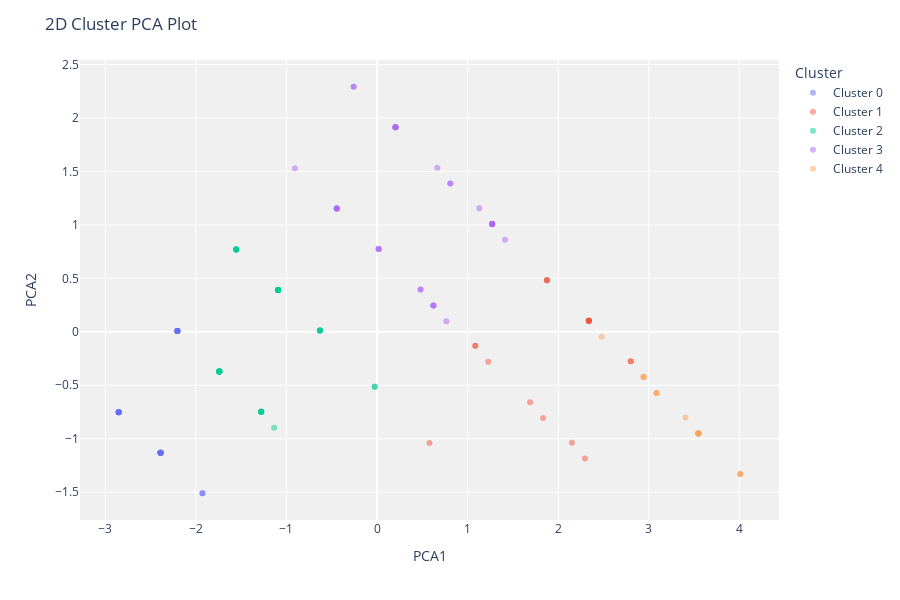

The notebook cell this image was saved under:
### Code cell
plot_model(model_kmeans, plot = 'cluster')

### Figure 1 — Plotly figure (JSON) as saved in the notebook; plotly's stock layout.template omitted (floating-point values rounded to 4 significant figures)
{"data": [{"customdata": [[null], [null], [null], [null], [null], [null], [null], [null], [null], [null], [null], [null], [null], [null], [null], [null], [null], [null], [null], [null], [null], [null], [null], [null], [null]], "hovertemplate": "Cluster=Cluster 0<br>PCA1=%{x}<br>PCA2=%{y}<br>Feature=%{customdata[0]}<extra></extra>", "legendgroup": "Cluster 0", "marker": {"color": "#636efa", "opacity": 0.5, "symbol": "circle"}, "mode": "markers", "name": "Cluster 0", "orientation": "v", "showlegend": true, "textposition": "top center", "type": "scatter", "x": [-2.39, -2.39, -2.852, -2.39, -1.927, -2.204, -2.852, -2.852, -1.927, -2.39, -2.39, -2.852, -2.852, -2.204, -2.39, -2.204, -2.39, -2.39, -2.204, -2.852, -2.204, -2.204, -2.852, -2.204, -2.39], "xaxis": "x", "y": [-1.131, -1.131, -0.7528, -1.131, -1.51, 0.008355, -0.7528, -0.7528, -1.51, -1.131, -1.131, -0.7528, -0.7528, 0.008355, -1.131, 0.008355, -1.131, -1.131, 0.008355, -0.7528, 0.008355, 0.008355, -0.7528, 0.008355, -1.131], "yaxis": "y"}, {"customdata": [[null], [null], [null], [null], [null], [null], [null], [null], [null], [null], [null], [null], [null], [null], [null], [null], [null], [null], [null]], "hovertemplate": "Cluster=Cluster 1<br>PCA1=%{x}<br>PCA2=%{y}<br>Feature=%{customdata[0]}<extra></extra>", "legendgroup": "Cluster 1", "marker": {"color": "#EF553B", "opacity": 0.5, "symbol": "circle"}, "mode": "markers", "name": "Cluster 1", "orientation": "v", "showlegend": true, "textposition": "top center", "type": "scatter", "x": [1.085, 2.338, 2.152, 1.876, 2.338, 2.801, 2.338, 2.338, 2.338, 1.085, 1.832, 0.5792, 1.876, 2.801, 1.69, 1.876, 2.295, 2.338, 1.228], "xaxis": "x", "y": [-0.1313, 0.1032, -1.036, 0.4816, 0.1032, -0.2752, 0.1032, 0.1032, 0.1032, -0.1313, -0.8063, -1.041, 0.4816, -0.2752, -0.658, 0.4816, -1.185, 0.1032, -0.2796], "yaxis": "y"}, {"customdata": [[null], [null], [null], [null], [null], [null], [null], [null], [null], [null], [null], [null], [null], [null], [null], [null], [null], [null], [null], [null], [null], [null], [null], [null], [null], [null], [null], [null], [null], [null], [null], [null], [null], [null], [null], [null], [null], [null], [null], [null], [null]], "hovertemplate": "Cluster=Cluster 2<br>PCA1=%{x}<br>PCA2=%{y}<br>Feature=%{customdata[0]}<extra></extra>", "legendgroup": "Cluster 2", "marker": {"color": "#00cc96", "opacity": 0.5, "symbol": "circle"}, "mode": "markers", "name": "Cluster 2", "orientation": "v", "showlegend": true, "textposition": "top center", "type": "scatter", "x": [-1.093, -1.741, -1.741, -1.555, -1.279, -1.279, -1.555, -1.093, -1.093, -1.093, -1.741, -1.741, -1.279, -1.093, -1.279, -1.093, -1.136, -1.279, -1.093, -1.555, -1.555, -0.02559, -1.741, -1.093, -0.6304, -1.555, -1.741, -1.741, -0.6304, -1.555, -1.093, -1.093, -1.741, -0.6304, -0.6304, -1.279, -1.741, -1.093, -0.02559, -1.741, -0.6304], "xaxis": "x", "y": [0.3911, -0.3701, -0.3701, 0.7695, -0.7485, -0.7485, 0.7695, 0.3911, 0.3911, 0.3911, -0.3701, -0.3701, -0.7485, 0.3911, -0.7485, 0.3911, -0.8968, -0.7485, 0.3911, 0.7695, 0.7695, -0.514, -0.3701, 0.3911, 0.01268, 0.7695, -0.3701, -0.3701, 0.01268, 0.7695, 0.3911, 0.3911, -0.3701, 0.01268, 0.01268, -0.7485, -0.3701, 0.3911, -0.514, -0.3701, 0.01268], "yaxis": "y"}, {"customdata": [[null], [null], [null], [null], [null], [null], [null], [null], [null], [null], [null], [null], [null], [null], [null], [null], [null], [null], [null], [null], [null], [null], [null], [null], [null], [null], [null], [null], [null], [null], [null], [null], [null]], "hovertemplate": "Cluster=Cluster 3<br>PCA1=%{x}<br>PCA2=%{y}<br>Feature=%{customdata[0]}<extra></extra>", "legendgroup": "Cluster 3", "marker": {"color": "#ab63fa", "opacity": 0.5, "symbol": "circle"}, "mode": "markers", "name": "Cluster 3", "orientation": "v", "showlegend": true, "textposition": "top center", "type": "scatter", "x": [0.4803, 0.204, 0.01797, -0.4444, 0.204, 0.01797, 0.7653, 0.204, 0.8088, -0.9067, 0.204, 0.4803, 1.129, 1.271, -0.4444, 1.271, -0.2584, -0.4444, 1.271, 1.271, -0.2584, 0.6228, 0.204, 1.414, 0.6228, 0.01797, 1.271, 0.6228, 0.8088, -0.4444, -0.4444, 1.271, 0.6664], "xaxis": "x", "y": [0.3954, 1.913, 0.7738, 1.152, 1.913, 0.7738, 0.09887, 1.913, 1.387, 1.531, 1.913, 0.3954, 1.157, 1.008, 1.152, 1.008, 2.292, 1.152, 1.008, 1.008, 2.292, 0.2471, 1.913, 0.86, 0.2471, 0.7738, 1.008, 0.2471, 1.387, 1.152, 1.152, 1.008, 1.535], "yaxis": "y"}, {"customdata": [[null], [null], [null], [null], [null], [null], [null], [null], [null], [null], [null], [null], [null], [null], [null], [null], [null], [null]], "hovertemplate": "Cluster=Cluster 4<br>PCA1=%{x}<br>PCA2=%{y}<br>Feature=%{customdata[0]}<extra></extra>", "legendgroup": "Cluster 4", "marker": {"color": "#FFA15A", "opacity": 0.5, "symbol": "circle"}, "mode": "markers", "name": "Cluster 4", "orientation": "v", "showlegend": true, "textposition": "top center", "type": "scatter", "x": [3.548, 2.481, 3.548, 3.548, 4.01, 2.943, 3.548, 3.548, 3.406, 4.01, 3.086, 2.943, 2.943, 3.086, 4.01, 3.548, 3.548, 3.086], "xaxis": "x", "y": [-0.9502, -0.04509, -0.9502, -0.9502, -1.329, -0.4235, -0.9502, -0.9502, -0.8019, -1.329, -0.5718, -0.4235, -0.4235, -0.5718, -1.329, -0.9502, -0.9502, -0.5718], "yaxis": "y"}], "layout": {"height": 600, "legend": {"title": {"text": "Cluster"}, "tracegroupgap": 0}, "margin": {"t": 60}, "plot_bgcolor": "rgb(240,240,240)", "title": {"text": "2D Cluster PCA Plot"}, "xaxis": {"anchor": "y", "domain": [0, 1], "title": {"text": "PCA1"}}, "yaxis": {"anchor": "x", "domain": [0, 1], "title": {"text": "PCA2"}}}}
